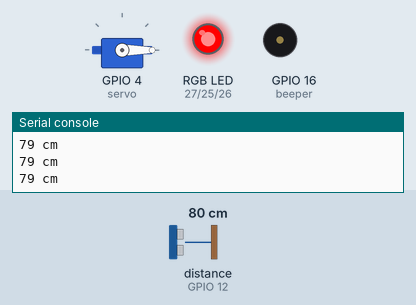
Bench run of a program on a simulated ESP32 board running MicroPython. On the bench: servo, an RGB LED mixed from three pins (HIGH = lit), buzzer (waves = sounding), the last lines printed to the serial console. The inputs (shaded band) are chosen by the test bench; at power-on: distance to the obstacle (sensor on GPIO 12) 80 cm. The echo pulse lasts 58.3 µs per cm; servo angles are drawn from the pulse width (0.5 ms = 0°, 2.5 ms = 180°); pins used as bus, display or sensor lines are not drawn.

Above: at 3.2 s.
3.3 s: distance to the obstacle (sensor on GPIO 12) set to 12 cm
4.8 s: distance to the obstacle (sensor on GPIO 12) set to 9 cm
At 5.18 s:
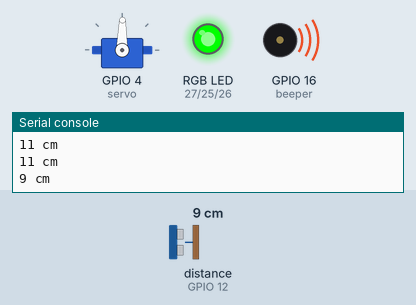
7.8 s: distance to the obstacle (sensor on GPIO 12) set to 18 cm
At 8.8 s:
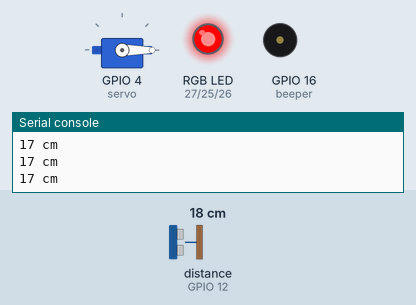
9.5 s: distance to the obstacle (sensor on GPIO 12) set to 2 cm
At 10.0 s:
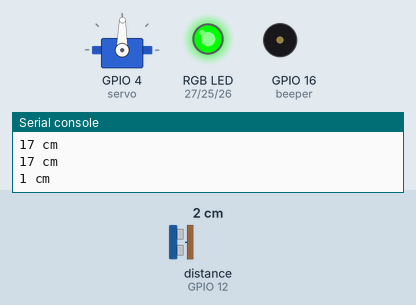
Timing chart, 0 to 13.5 s (numbered marks = the images above; inputs shaded):
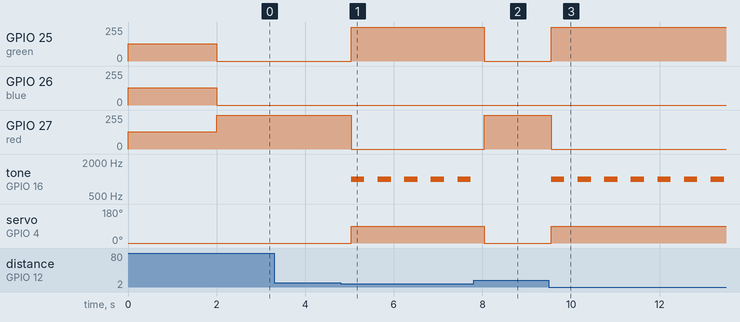

The program:

mission_crosswalk.py
```python
from machine import Pin, PWM
import time

red = PWM(Pin(27))  # 신호등 RGB LED: 빨강 27, 초록 25, 파랑 26
green = PWM(Pin(25))
blue = PWM(Pin(26))
red.freq(1000)
green.freq(1000)
blue.freq(1000)
beeper = PWM(Pin(16))  # 건너라는 소리를 낼 수동 부저
beeper.freq(440)
beeper.duty(0)
trig = Pin(13, Pin.OUT)  # 초음파 Trig 13, Echo 12
echo = Pin(12, Pin.IN)
servo = PWM(Pin(4))  # 차단기가 될 서보, 처음엔 0도
servo.freq(50)
servo.duty_u16(1638)


def set_color(r, g, b):
    red.duty(r * 1023 // 255)
    green.duty(g * 1023 // 255)
    blue.duty(b * 1023 // 255)


def get_distance():
    trig.value(1)
    time.sleep_us(10)
    trig.value(0)
    while not echo.value():
        pass
    start = time.ticks_us()
    while echo.value():
        pass
    stop = time.ticks_us()
    t = time.ticks_diff(stop, start) // 2
    return int(340 * t // 10000)


time.sleep(2)
while True:
    d = get_distance()
    print(d, "cm")  # 기능 1: 거리 출력
    if d < 10:  # 기능 2: 10cm 기준으로 가르기
        set_color(0, 255, 0)  # 기능 3: 가까우면 초록불
        servo.duty_u16(1638 + 90 * 6462 // 180)  # 기능 5: 차단기 올리기 90도
        beeper.freq(1000)  # 기능 4: 건너라는 소리 1000 Hz
        beeper.duty(512)
        time.sleep(0.3)
        beeper.duty(0)
    else:
        set_color(255, 0, 0)  # 기능 3: 멀면 빨간불
        servo.duty_u16(1638 + 0 * 6462 // 180)  # 기능 5: 차단기 내리기 0도
        beeper.duty(0)  # 기능 4: 멀면 소리 멈추기
    time.sleep_ms(300)
```

Measured:
- the behaviour switches between 11 and 10 cm on distance to the obstacle (sensor on GPIO 12) (found by bisection; images 0 and 1)
- after the input at 4.8 s, GPIO 25 (green): 0/255 → 255/255 after 0.24 s; GPIO 27 (red): 255/255 → 0/255 after 0.24 s; tone on GPIO 16 (beeper): alternates 1000 Hz for 0.30 s and silent for 0.30 s, starting after 0.24 s; servo on GPIO 4 (servo): 0° → 89° after 0.24 s
- after the input at 7.8 s, GPIO 25 (green): 255/255 → 0/255 after 0.24 s; GPIO 27 (red): 0/255 → 255/255 after 0.24 s; tone on GPIO 16 (beeper): stops changing and stays silent; servo on GPIO 4 (servo): 89° → 0° after 0.24 s
- after the input at 9.5 s, GPIO 25 (green): 0/255 → 255/255 after 0.05 s; GPIO 27 (red): 255/255 → 0/255 after 0.05 s; tone on GPIO 16 (beeper): alternates 1000 Hz for 0.30 s and silent for 0.30 s, starting after 0.05 s; servo on GPIO 4 (servo): 0° → 89° after 0.05 s
